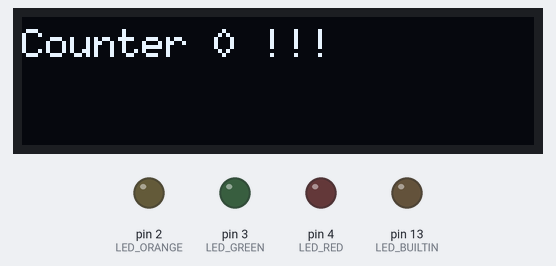
The sketch below on a simulated Arduino Nano, built with avr-gcc and run on an emulated ATmega328P. Shown: 128×32 one-colour display, output pins drawn as LEDs (lit = HIGH).

Above: at 0.11 s.
At 4.63 s:
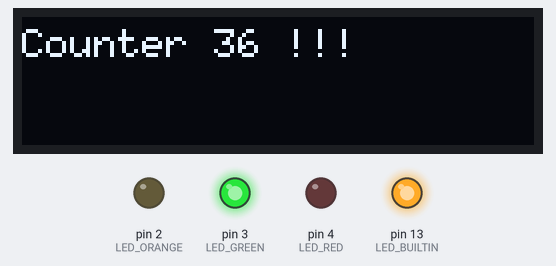
At 9.91 s:
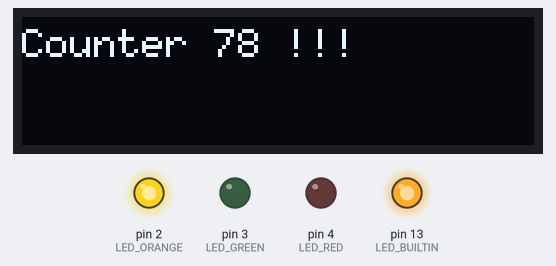
At 19.81 s:
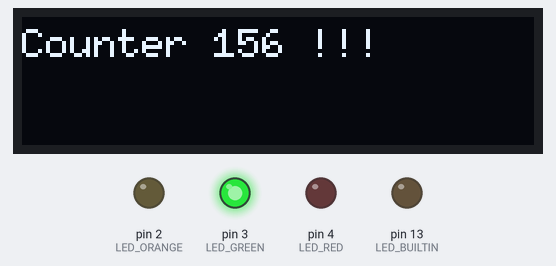
At 29.48 s:
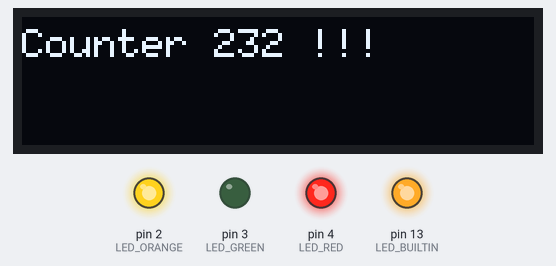
At 39.78 s:
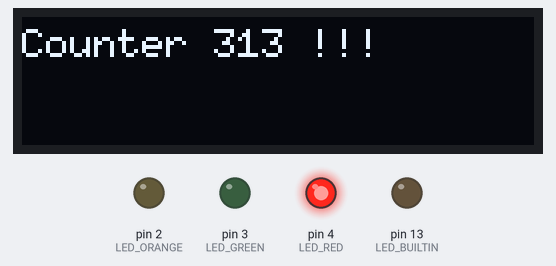
Timing chart, 0 to 40.0 s (numbered marks = the images above):
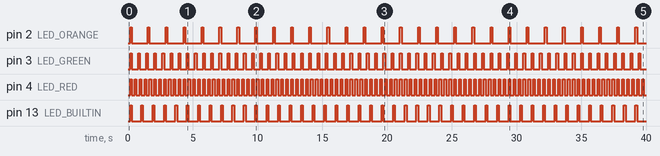

Measured:
- by itself, pin 2 (LED_ORANGE): alternates HIGH for 0.13 s and LOW for 1.3 s
- by itself, pin 3 (LED_GREEN): alternates HIGH for 0.13 s and LOW for 0.51 s
- by itself, pin 4 (LED_RED): alternates HIGH for 0.13 s and LOW for 0.25 s
- by itself, pin 13 (LED_BUILTIN): alternates HIGH for 0.13 s and LOW for 0.76 s

The sketch:

oledtest-nano.ino
```cpp
#include <Arduino.h>
#include <U8g2lib.h>

#ifdef U8X8_HAVE_HW_SPI
#include <SPI.h>
#endif
#ifdef U8X8_HAVE_HW_I2C
#include <Wire.h>
#endif

#define LED_RED 4
#define LED_GREEN 3
#define LED_ORANGE 2

int i = 0;
char buffer[100];

U8G2_SSD1306_128X32_UNIVISION_F_HW_I2C u8g2(U8G2_R0, /* reset=*/ U8X8_PIN_NONE);  // Adafruit ESP8266/32u4/ARM Boards + FeatherWing OLED

void setup(void)
{
  u8g2.begin();
  pinMode(LED_BUILTIN, OUTPUT);
  pinMode(LED_RED, OUTPUT);
  pinMode(LED_GREEN, OUTPUT);
  pinMode(LED_ORANGE, OUTPUT);
}

void loop(void)
{
  u8g2.clearBuffer();					// clear the internal memory
  u8g2.setFont(u8g2_font_6x10_tr);	// choose a suitable font

  sprintf(buffer, "Counter %d !!!", i);
  u8g2.drawStr(0,10, buffer);	// write something to the internal memory
  u8g2.sendBuffer();					// transfer internal memory to the display
  delay(100);

  if (i % 7 == 0)
  {
    digitalWrite(LED_BUILTIN, HIGH);
  }
  else
  {
    digitalWrite(LED_BUILTIN, LOW);
  }

  if (i % 3 == 0)
  {
    digitalWrite(LED_RED, HIGH);
  }
  else
  {
    digitalWrite(LED_RED, LOW);
  }

  if (i % 5 == 0)
  {
    digitalWrite(LED_GREEN, HIGH);
  }
  else
  {
    digitalWrite(LED_GREEN, LOW);
  }

  if (i % 11 == 0)
  {
    digitalWrite(LED_ORANGE, HIGH);
  }
  else
  {
    digitalWrite(LED_ORANGE, LOW);
  }

  i++;
}
```
